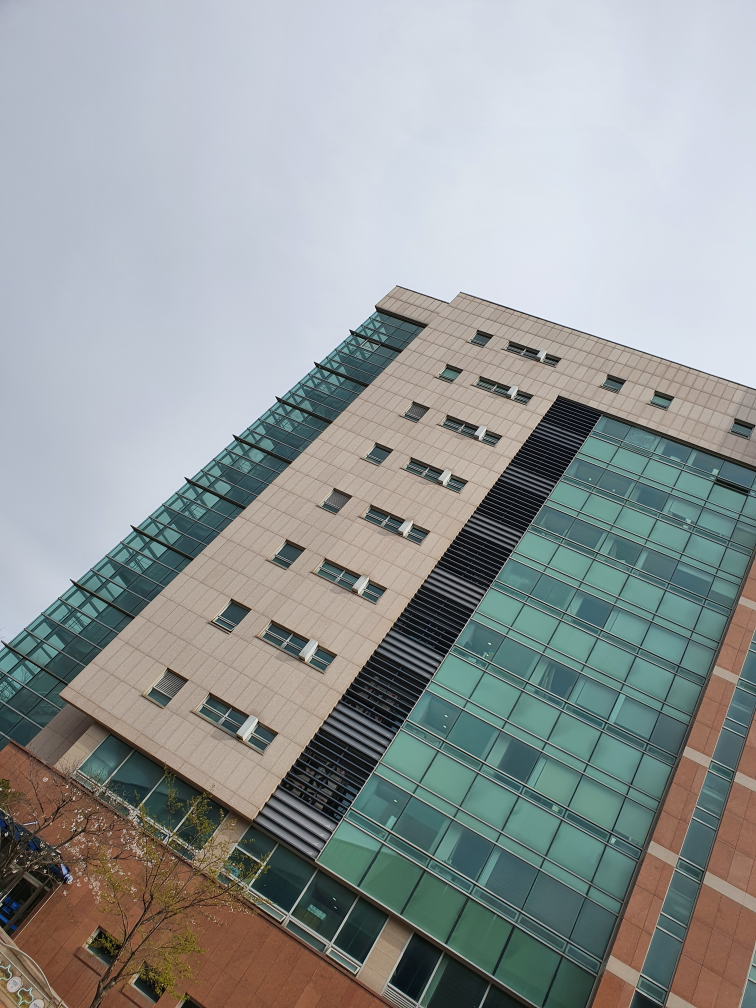
#> input picture hw5/hw5_img/a1.jpg, 3024 x 4032 px, found by its file name (shown at 1/4 size); its folder holds 6 pictures in this run
$ python fundamental_matrix.py
#> lines starting #> are read from the running program, lines starting #| are printed output that depends on the picture
import cv2
import os
import matplotlib.pyplot as plt
import numpy as np

from utils import *

# [207 lines left out: functions collect_points, compute_fundamental_matrix, normalize_points, compute_fundamental_matrix_normalized, draw_epipolar_lines, compute_epipolar_residuals and 1 more, not called in this run]


def extract_feature_matches(img1, img2, method='SIFT', refine=True, max_matches=500):
    # 1. Feature Detector 선택
    if method == 'SIFT':
        detector = cv2.SIFT_create()
    elif method == 'ORB':
        detector = cv2.ORB_create(nfeatures=max_matches)
    elif method == 'AKAZE':
        detector = cv2.AKAZE_create()
    else:
        raise ValueError(f"Unsupported method: {method}")

    # 2. 특징점 및 디스크립터 추출
    kp1, des1 = detector.detectAndCompute(img1, None)
    kp2, des2 = detector.detectAndCompute(img2, None)

    # 3. Matcher 선택 (특성에 따라 다름)
    if method in ['SIFT', 'AKAZE']:
        matcher = cv2.BFMatcher(cv2.NORM_L2)
    else:
        matcher = cv2.BFMatcher(cv2.NORM_HAMMING)

    # 4. 매칭 수행 및 정렬
    if refine:
        knn_matches = matcher.knnMatch(des1, des2, k=2)
        good_matches = [m for m, n in knn_matches if m.distance < 0.75 * n.distance]
        matches = sorted(good_matches, key=lambda x: x.distance)[:max_matches]
    else:
        matches = matcher.match(des1, des2)
        matches = sorted(matches, key=lambda x: x.distance)[:max_matches]

    # 5. 대응점 좌표 추출
    pts1 = np.array([kp1[m.queryIdx].pt for m in matches])  # (N, 2)
    pts2 = np.array([kp2[m.trainIdx].pt for m in matches])  # (N, 2)

    # 6. Homogeneous coordinates로 변환
    pts1_h = np.vstack((pts1.T, np.ones((1, pts1.shape[0]))))  # (3, N)
    pts2_h = np.vstack((pts2.T, np.ones((1, pts2.shape[0]))))  # (3, N)

    return pts1_h, pts2_h, matches, kp1, kp2


img_name = "a"
mode = "SIFT" # Available options: SIFT, AKAZE, ORB, Manual
num_pts = 1000 # Should be equal or bigger than 8.
refinement = True

assert num_pts >= 8

img1 = cv2.cvtColor(cv2.imread(f'{os.getcwd()}/hw5/hw5_img/{img_name}1.jpg'), cv2.COLOR_BGR2RGB)
img2 = cv2.cvtColor(cv2.imread(f'{os.getcwd()}/hw5/hw5_img/{img_name}2.jpg'), cv2.COLOR_BGR2RGB)
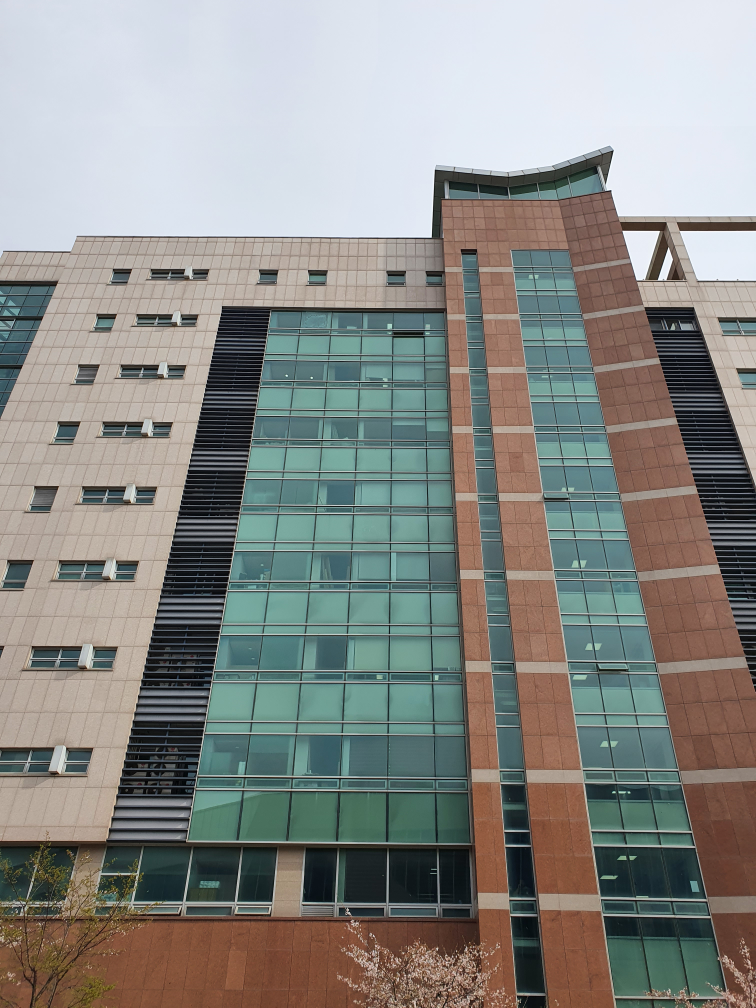
#> input picture hw5/hw5_img/a2.jpg, 3024 x 4032 px, found by its file name (shown at 1/4 size)

# Pre-processing (Improve Contrast)
if refinement:
    img1 = cv2.equalizeHist(cv2.cvtColor(img1, cv2.COLOR_RGB2GRAY))
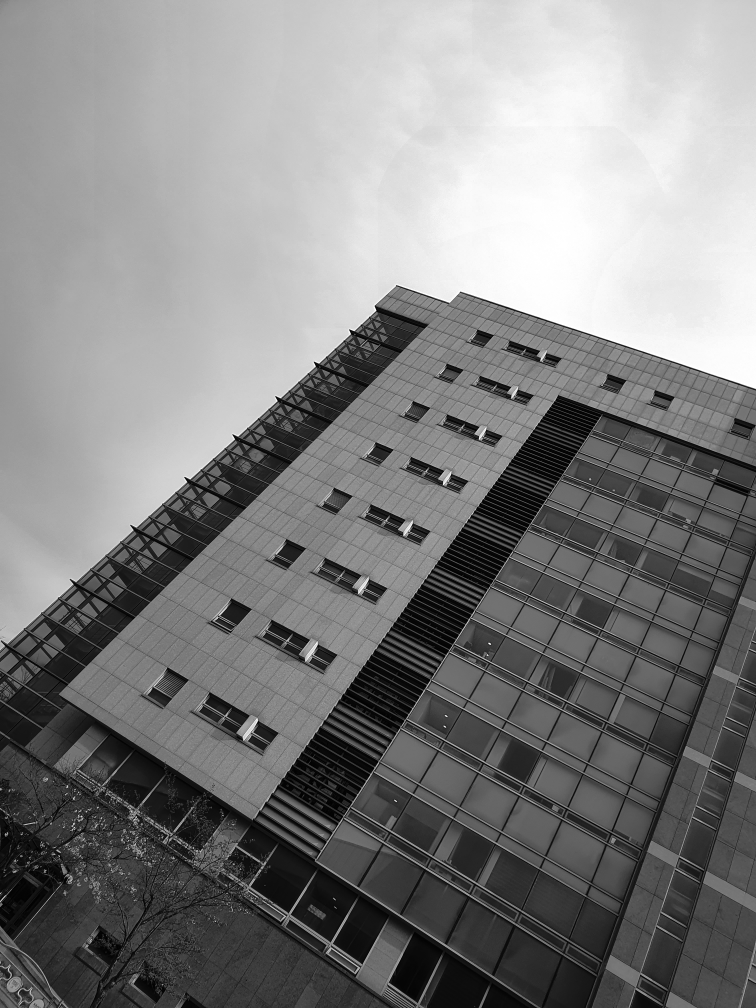
#> img1: shape (4032, 3024) (shown at 1/4 size); min 0, max 255, mean 128.3
    img2 = cv2.equalizeHist(cv2.cvtColor(img2, cv2.COLOR_RGB2GRAY))
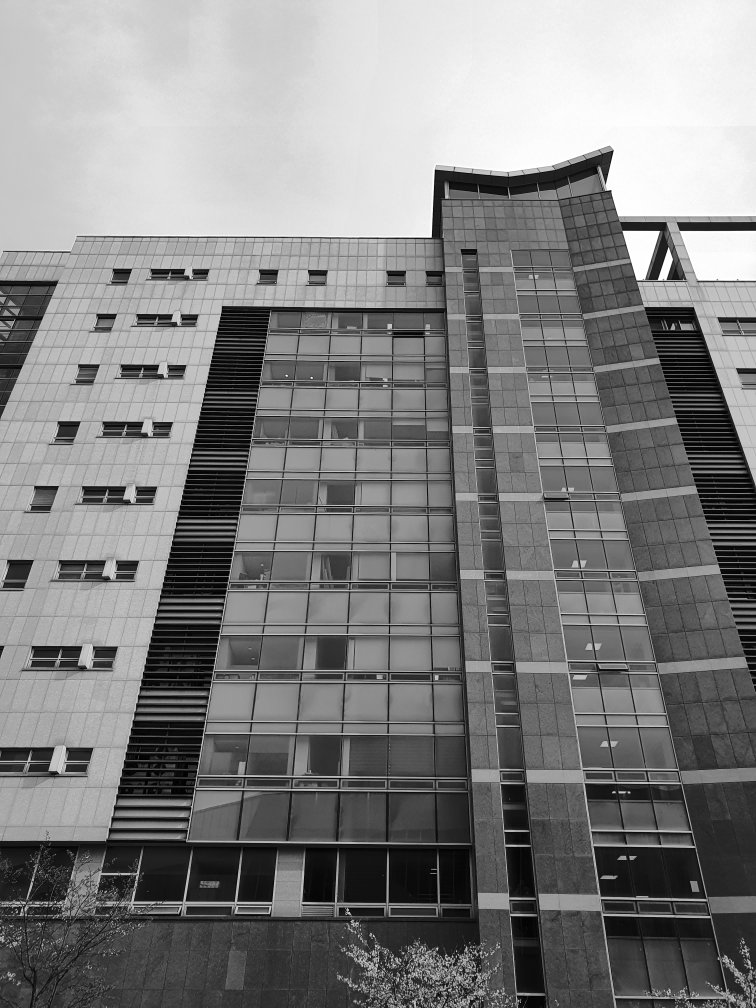
#> img2: shape (4032, 3024) (shown at 1/4 size); min 0, max 255, mean 128.2

if mode == "Manual":
    points = collect_points(img_name, [1,2], num_pts)
    print(points)

    x1_pts = np.array(points[f"{img_name}1"]).T  # (3, N)
    x2_pts = np.array(points[f"{img_name}2"]).T  # (3, N)
else:
    x1_pts, x2_pts, matches, kp1, kp2 = extract_feature_matches(img1, img2,refine=refinement,
                                                                method=mode, max_matches=num_pts)
#> (the run stopped early here; a loop or call above may not have finished)
